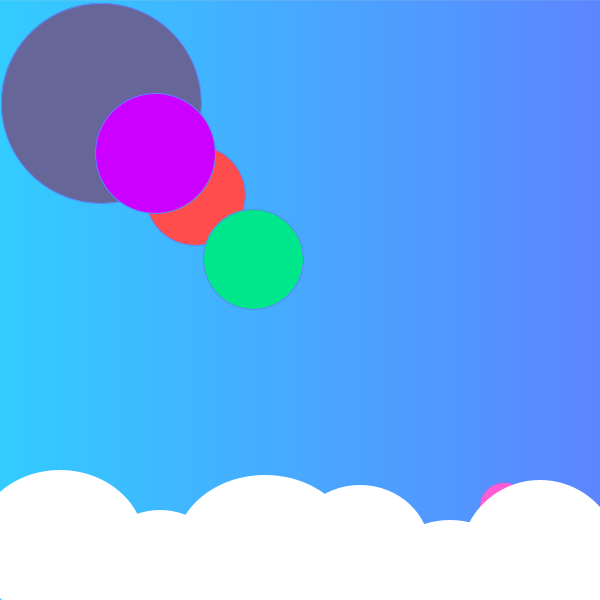
Frame 1 (no input)
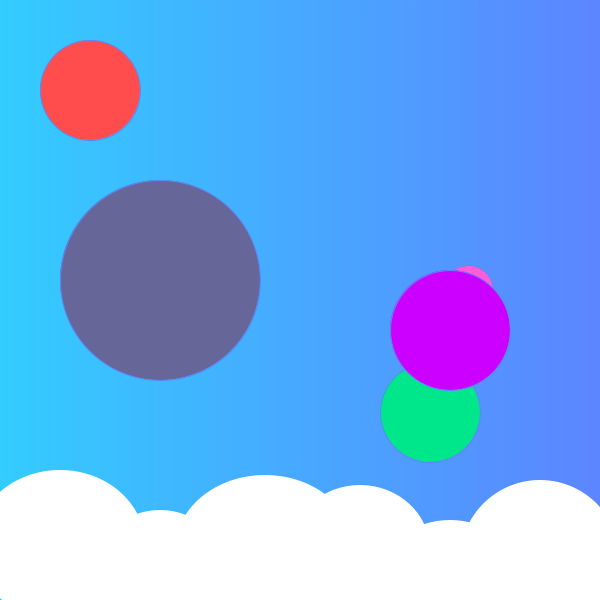
Frame 60 (the mouse pressed at the canvas centre just before this capture)
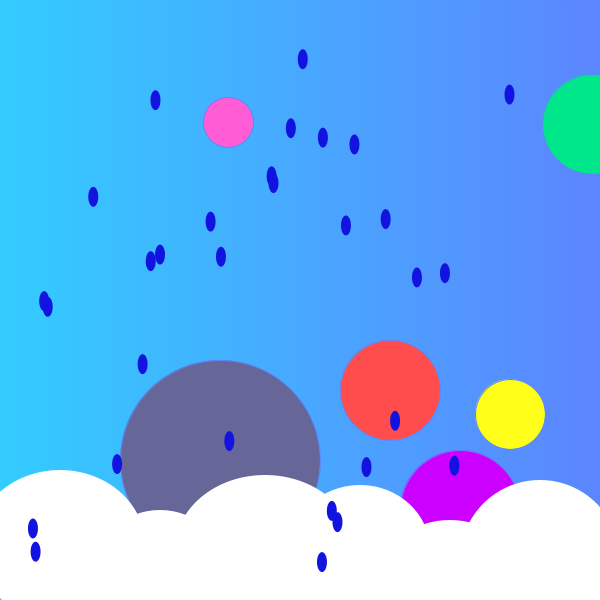
Frame 120 (the mouse held since frame 60 and released just before this capture)

The Processing sketch that drew these frames (run headless with seeded random() and noise(); from frame 60 on, the mouse is pressed at the canvas centre):

// Processing sketch: CatherineChung_Proj1_2
// ── CatherineChung_Proj1_2.pde
//adjective: elated
int u = 0;
int h = 200; 
color b1,b2; 
//vectors
PVector grayLo;
PVector grayVe;
PVector redLo;
PVector redVe;
PVector pinkLo;
PVector pinkVe;
PVector greenLo;
PVector greenVe;
PVector yellowLo;
PVector yellowVe; 
PVector purpleLo;
PVector purpleVe;
// raindrops
Raindrop h1;
Raindrop [] rain = new Raindrop[30];



void setup(){
  size(600,600); 
  //background(0); 
  b1 = color(51,204,255); 
  b2 = color(92,133,255); 
  grayLo = new PVector(100,100);
  grayVe = new PVector(1,3);
  redLo = new PVector(200,200);
  redVe = new PVector(-5,-5);
  pinkLo = new PVector(500,500);
  pinkVe = new PVector(4,7);
  greenLo = new PVector(250,250);
  greenVe = new PVector(3,9); 
  yellowLo = new PVector(550,550);
  yellowVe = new PVector(10,2); 
  purpleLo = new PVector(150,150);
  purpleVe = new PVector(5,3); 
  
  /*for( int i = 0; i < rain.length; i++){
      rain[i] = new Raindrop();
      h1 = new Raindrop();}
  */
}

void draw(){
    
    grayLo.add(grayVe);
    redLo.add(redVe);
    pinkLo.add(pinkVe);
    greenLo.add(greenVe);
    yellowLo.add(yellowVe); 
    purpleLo.add(purpleVe);

    skyBckgrnd();
    grayBall();
    redBall();
    pinkBall();
    greenBall();
    yellowBall();
    purpleBall(); 

    cloud();
    if(mousePressed == true){
    for( int i = 0; i < rain.length; i++){
      rain[i] = new Raindrop();
      h1 = new Raindrop();
      rain[i].drop();
    }} //mousepressed
 

    //rainFall();
}//draw
   
void grayBall(){
    if((grayLo.x >width) || (grayLo.x <0)) {
      grayVe.x = grayVe.x *-1;
    }
    if((grayLo.y > height) || (grayLo.y <0)) {
      grayVe.y = grayVe.y * -1;
    }
    fill(102, 102, 153);
    ellipse(grayLo.x,grayLo.y,200,200); 
}

void redBall(){
    if((redLo.x >width) || (redLo.x <0)) {
      redVe.x = redVe.x *-1;
    }
    if((redLo.y > height) || (redLo.y <0)) {
      redVe.y = redVe.y * -1;
    }
    fill(255,77,77);
    ellipse(redLo.x,redLo.y,100,100);
}
void pinkBall(){
    if((pinkLo.x >width) || (pinkLo.x <0)) {
      pinkVe.x = pinkVe.x *-1;
    }
    if((pinkLo.y > height) || (pinkLo.y <0)) {
      pinkVe.y = pinkVe.y * -1;
    }
    fill(255,92,214);
    ellipse(pinkLo.x,pinkLo.y,50,50); 

}
void greenBall(){
    if((greenLo.x >width) || (greenLo.x <0)) {
      greenVe.x = greenVe.x *-1;
    }
    if((greenLo.y > height) || (greenLo.y <0)) {
      greenVe.y = greenVe.y * -1;
    }
    fill(0,230,138);
    ellipse(greenLo.x,greenLo.y,100,100); 
}
void yellowBall(){
    if((yellowLo.x >width) || (yellowLo.x <0)) {
      yellowVe.x = yellowVe.x *-1;
    }
    if((yellowLo.y > height) || (yellowLo.y <0)) {
      yellowVe.y = yellowVe.y * -1;
    }
    fill(255,255,25);
    ellipse(yellowLo.x,yellowLo.y,70,70); 
}
void purpleBall(){
    if((purpleLo.x >width) || (purpleLo.x <0)) {
      purpleVe.x = purpleVe.x *-1;
    }
    if((purpleLo.y > height) || (purpleLo.y <0)) {
      purpleVe.y = purpleVe.y * -1;
    }
    fill(204,0,255);
    ellipse(purpleLo.x,purpleLo.y,120,120); 
}
void skyBckgrnd(){
    for (int i = u; i < width; i++) {
      float remap = map(i, u, height, 0, 1);
      color c = lerpColor(b1, b2, remap); // start, stop, amount
      stroke(c);
    line(i, u, i, height);
    }
}
void cloud(){
  //fill white
  fill(255,255,255);
  noStroke(); 
  //overlapping diferent sized circles to create cloud shape
  ellipse(60,545,170,150); 
  ellipse(160,570,130,120);
  ellipse(265,550,180,150); 
  ellipse(360,550,140,130);
  ellipse(450,570,130,100);
  ellipse(540,560,160,160);
}

class Raindrop{
  //int x = width;
  //int y = height;
  float x = random(width); 
  float y = random(height); 
  
  void drop(){
    fill(19,19,225); 
    ellipse(x,y, 10,20); 
    
    if(y<height){
      x = random(width);
      y = random(height);
    }
  }
}
